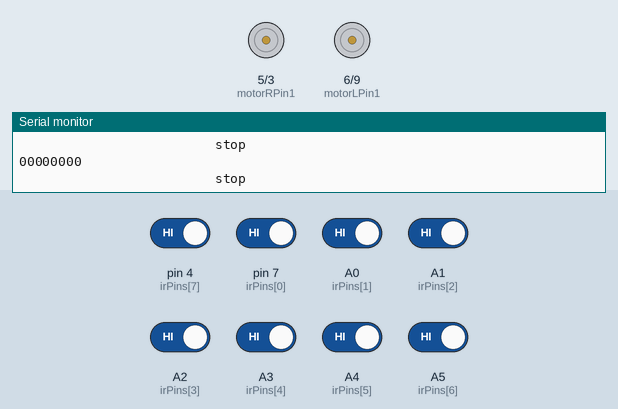
Simulated run of this sketch. Board: Arduino Uno, built with avr-gcc and run on an emulated ATmega328P. Parts: motor-driver pin pairs drawn as motors (green arrow = first pin HIGH = forward, orange = second pin HIGH = backward, longer = more drive), the last lines printed to the serial monitor. The test bench sets the inputs (shaded band); at power-on: A0 (irPins[1]), A1 (irPins[2]), A2 (irPins[3]), A3 (irPins[4]), A4 (irPins[5]), A5 (irPins[6]), pin 4 (irPins[7]), pin 7 (irPins[0]) HIGH.

Above: at 1.2 s.
1.3 s: pin 4 (irPins[7]) driven LOW
3.3 s: A5 (irPins[6]) driven LOW
At 4.1 s:
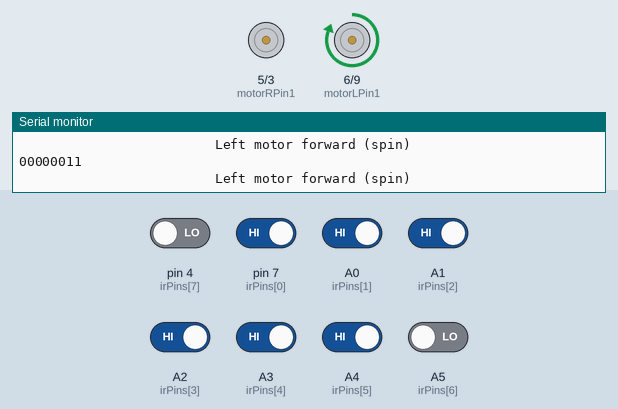
4.8 s: A4 (irPins[5]) driven LOW
At 5.5 s:
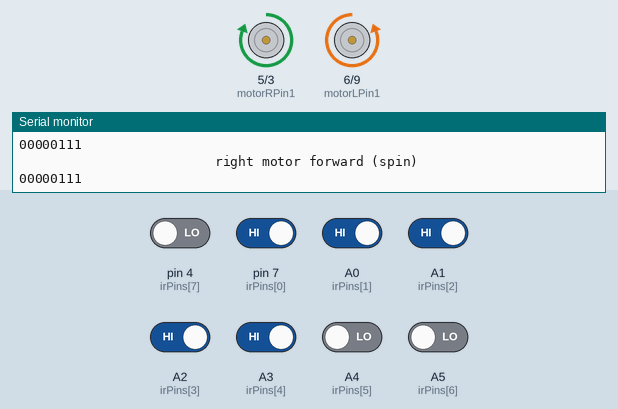
6.3 s: A4 (irPins[5]) driven HIGH
At 7.8 s:
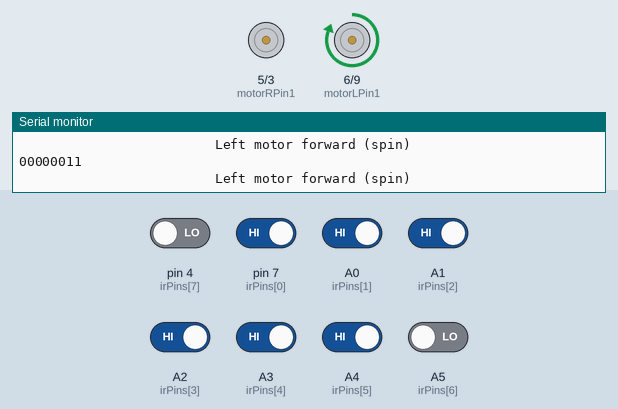
9.3 s: pin 4 (irPins[7]) driven HIGH and pin 7 (irPins[0]) driven LOW
12.3 s: pin 4 (irPins[7]) driven LOW and pin 7 (irPins[0]) driven HIGH
Timing chart, 0 to 15.3 s (numbered marks = the images above; inputs shaded):
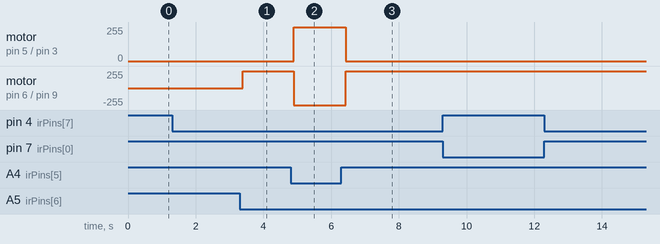

The sketch:

QtrLfrbot.ino
```cpp
// AUTHOUR : SUCHEENDRADAS VR
// VERSION : LFR 1.0
// DATE    : 24/03/17
const int motorRPin1 = 5;
const int motorRPin2 = 3;
const int motorREnable ;

const int motorLPin1 = 6;
const int motorLPin2 = 9;
const int motorLEnable ;

//const int irPins[8] = {4,A5,A4,A3,A2,A1,A0,7};
const int irPins[8] = {7,A0,A1,A2,A3,A4,A5,4};
int irSensorDigital[8] = {0,0,0,0,0,0,0,0};
int i,j = 0;
int d = 1000;
int value[8];
int irSensors = B00000000;

int motorLSpeed = 255;
int motorRSpeed = 255;
int error = 140;   // 145 best 200  //  normal 255  // mad 0
void setup() {


  Serial.begin(9600);


  pinMode(motorLPin1,OUTPUT);
  pinMode(motorLPin2,OUTPUT);
  //pinMode(motorLEnable,OUTPUT);

  pinMode(motorRPin1,OUTPUT);
  pinMode(motorRPin2,OUTPUT);
  //pinMode(motorREnable,OUTPUT);

  /* Set-up IR sensor pins as input */
  for (int i = 0; i <= 7; i++)
  {pinMode(irPins[i], INPUT);}


}

void loop() {
     scanD();
     for(int i=0;i<8;i++){
      Serial.print(bitRead(irSensors,i));
     }
     Serial.println('\n');
     check();
}

void check( )
{
     switch (irSensors) {

     /*
     //case B11111110:
    // case B11111101:
     //case B11111011:
    // case B11111100:
     //case B11111001:
     //case B11110011:
     case B11111000:
     //case B11110001:
     //case B11100011:
     case B11110000:
     case B11100000:
     case B11000000:
     case B10000000:*/

     case B11111000:
     case B11110000:
     case B11100000:
     right();
     //delay(200);
     break;

     //case B11011111:
     //case B10111111:
     //case B01111111:
     //case B11001111:
     //case B10011111:
     //case B00111111:
     //case B11000111:
    // case B10001111:
     case B00001111:
     case B00000111:
     case B00011111:
     left();
     //delay(200);
     break;

     case B11000000 :
     case B10011111 :
     case B11001111 :
    // case B11101111 :
     softLeft();
     break;

     case B11110011 :
     case B00000011 :
     case B11111001 :
  //   case B11110111 :
     softRight();
     break;

     case B00000000:
     stopme();
     break;

     case B11100111 :
     case B11101111:
     case B11110111:

     go();
     break;


     default:
     Serial.print("Unhandled case: ");

  }

}


void right()

{
     Serial.println("                         right motor forward (spin)");
     //analogWrite(motorREnable, motorRSpeed);
     digitalWrite(motorRPin1, HIGH);
     digitalWrite(motorRPin2, LOW);

     //analogWrite(motorLEnable, motorLSpeed-error);
     digitalWrite(motorLPin1, LOW);
     digitalWrite(motorLPin2,HIGH);

}


void left()  //turn left
{
     Serial.println("                         left  motor forward (spin)");
     //analogWrite(motorREnable, motorRSpeed-error);
     digitalWrite(motorRPin1, LOW);
     digitalWrite(motorRPin2, HIGH);

     //analogWrite(motorLEnable, motorLSpeed);
     digitalWrite(motorLPin1, HIGH);
     digitalWrite(motorLPin2, LOW);

}

void go()
{
    Serial.println("                         forward ");
     //analogWrite(motorREnable, motorRSpeed);
     digitalWrite(motorRPin1, HIGH);
     digitalWrite(motorRPin2, LOW);

     //analogWrite(motorLEnable, motorLSpeed);
     digitalWrite(motorLPin1, HIGH);
     digitalWrite(motorLPin2, LOW);

}

void stopme()
{
     Serial.println("                         stop");
     //analogWrite(motorREnable, motorRSpeed);
     digitalWrite(motorRPin1, LOW);
     digitalWrite(motorRPin2, LOW);

     //analogWrite(motorLEnable, motorLSpeed);
     digitalWrite(motorLPin1, LOW);
     digitalWrite(motorLPin2, LOW);

}
void softRight(){

      Serial.println("                         right motor forward (spin)");
     //analogWrite(motorREnable, motorRSpeed);
     digitalWrite(motorRPin1, HIGH);
     digitalWrite(motorRPin2, LOW);

     //analogWrite(motorLEnable, motorLSpeed-error);
     digitalWrite(motorLPin1, LOW);
     digitalWrite(motorLPin2,LOW);


 }

 void softLeft(){
       Serial.println("                         Left motor forward (spin)");
     //analogWrite(motorREnable, motorRSpeed);
     digitalWrite(motorRPin1, LOW);
     digitalWrite(motorRPin2, LOW);

     //analogWrite(motorLEnable, motorLSpeed-error);
     digitalWrite(motorLPin1, HIGH);
     digitalWrite(motorLPin2,LOW);
 }


void scanD()
{
  for ( byte count = 0; count < 8;count++ )
{
  bitWrite(irSensors, count, !digitalRead( irPins[count] ));
}
}
```

Measured:
- after the input at 3.3 s, motor on pin 6 (motorLPin1) / pin 9 (motorLPin2): stopped → forward 255/255 after 0.09 s
- after the input at 4.8 s, motor on pin 5 (motorRPin1) / pin 3 (motorRPin2): stopped → forward 255/255 after 0.10 s; motor on pin 6 (motorLPin1) / pin 9 (motorLPin2): forward 255/255 → backward 255/255 after 0.10 s
- after the input at 6.3 s, motor on pin 5 (motorRPin1) / pin 3 (motorRPin2): forward 255/255 → stopped after 0.13 s; motor on pin 6 (motorLPin1) / pin 9 (motorLPin2): backward 255/255 → forward 255/255 after 0.13 s
